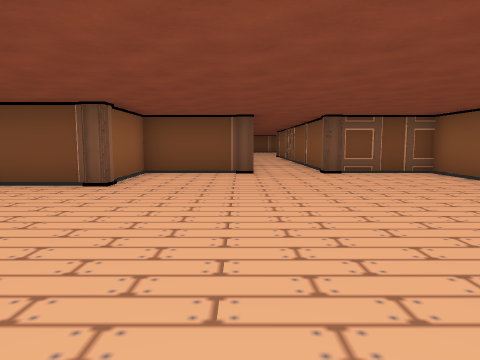
view 1 (above)

16 first-person views from a walk through a Unity game level. The camera is 1.5 m above the floor, tilts 6° down and sees 70° across. The floor is counted in squares, 2 m on a side. Each view is taken from the middle of a square. On the plan, view 1 faces up. The plan holds only what a view shows up to about 11 squares ahead; the rest is blank. The place goes on beyond the plan. The player is left out. Some animated figures are not drawn. Door leaves are left out, so doorways stand open. Some surface patterns are stand-ins.

view 2
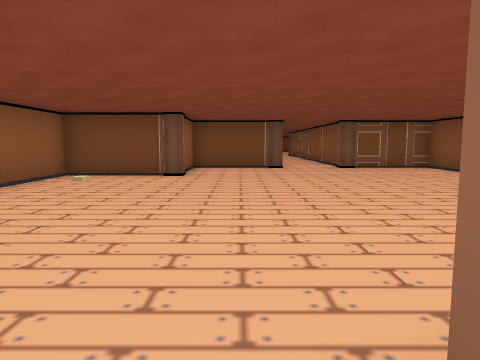

view 3
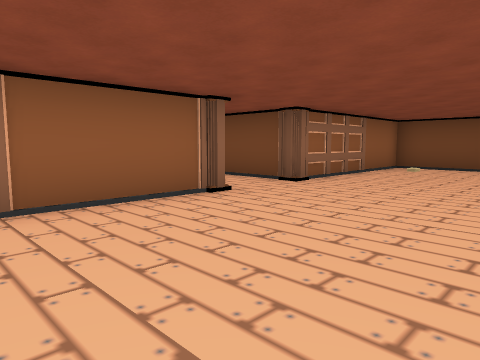

view 4
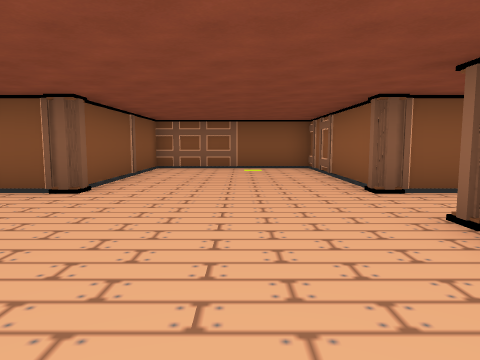

view 5
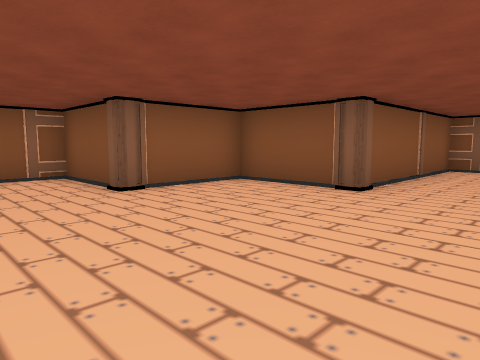

view 6
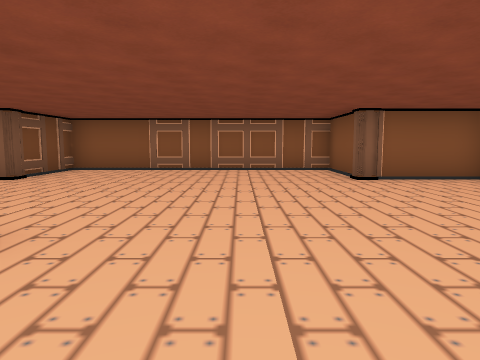

view 7
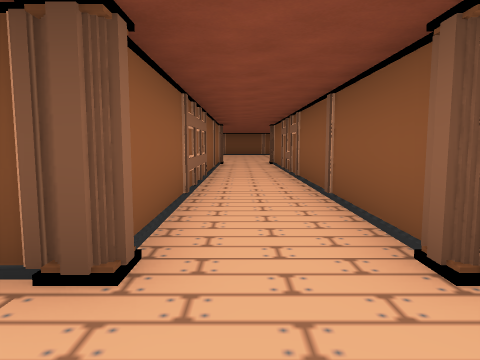

view 8
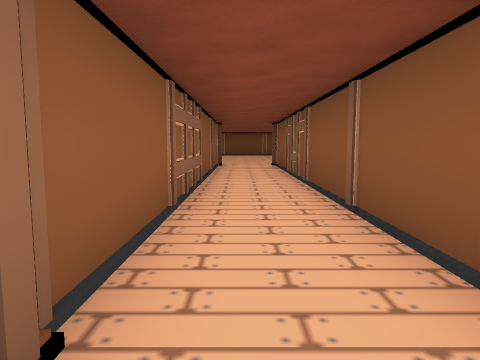

view 9
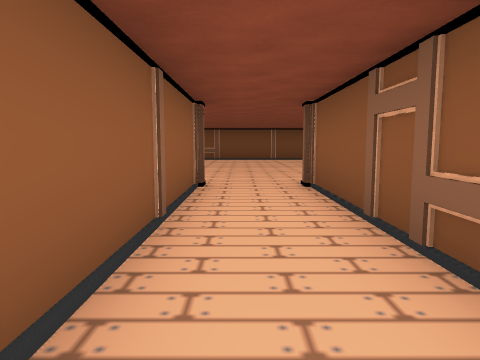

view 10
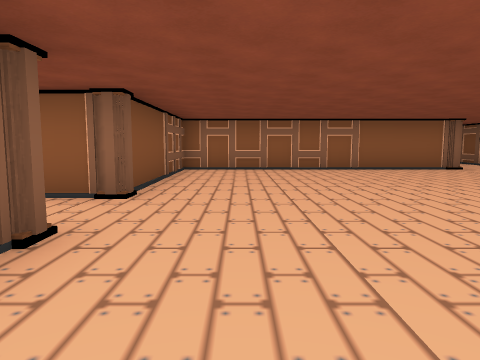

view 11
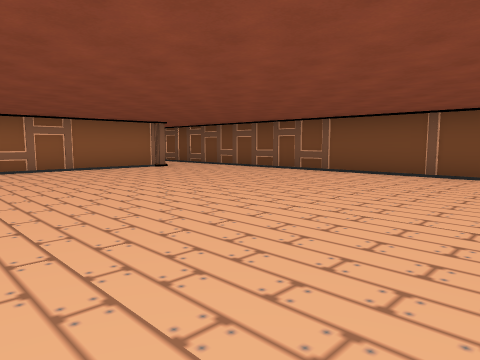

view 12
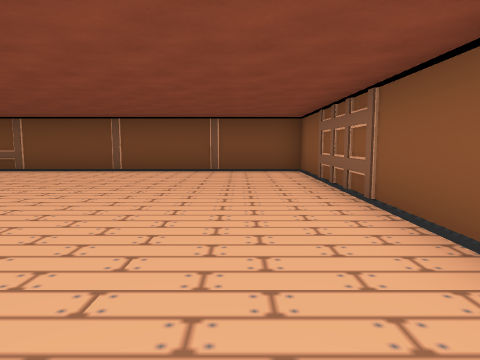

view 13
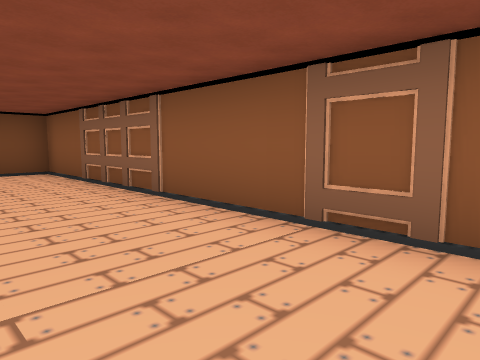

view 14
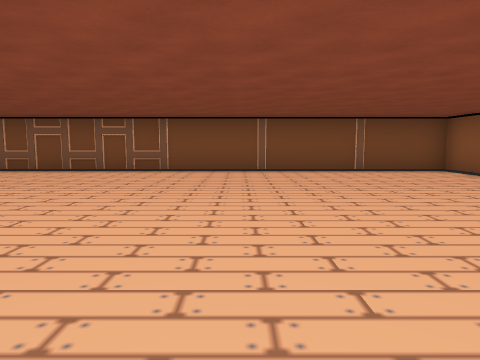

view 15
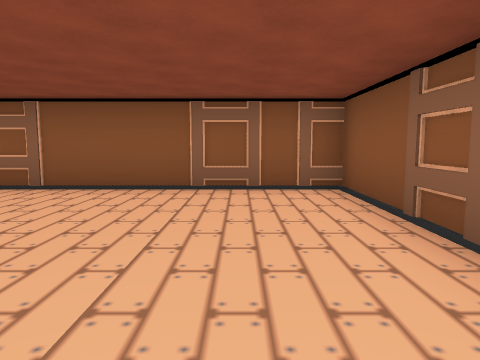

view 16
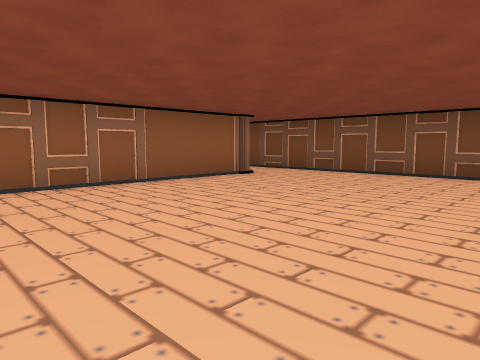

### Floor plan
Ten units are one square. View 1 is at (0, 0); x grows to the right and y downward. Boxes are objects, and circles mark ways between rooms. Rooms are numbered by the first view taken in them; rooms with no view inside come last. Other rooms are left out.
<svg viewBox="-65 -310 147 382">
<path fill="none" stroke="#000" d="M-52 13 -52 67 -5 67 -5 13 23 13 23 -14 50 -14 50 -89 21 -89M2 -89 -25 -89 -25 -62 -52 -62 -52 -8M23 -86 23 -106M23 -106 23 -203M2 -203 2 -89M23 -203 28 -203M42 -203 77 -203 77 -305 -46 -305M-52 -286 -52 -203 2 -203"/>
<circle cx="15" cy="-105" r="3" fill="#2a7"/>
<circle cx="15" cy="-190" r="3" fill="#2a7"/>
<text x="-10" y="-20">1</text>
<text x="10" y="-150">2</text>
<text x="10" y="-250">3</text>
</svg>
Room 1 opens to room 2. Room 2 opens to room 3.

Where each view was taken, in squares from view 1:
view 1: 0 up, 0 right, facing up
view 2: 2 down, 1 left, facing up
view 3: 5 down, 1 left, facing up-left
view 4: 4 up, 3 left, facing down
view 5: 4 up, 3 left, facing down-right
view 6: 4 up, 5 left, facing right
view 7: 7 up, 1 right, facing up
view 8: 8 up, 1 right, facing up
view 9: 14 up, 1 right, facing up
view 10: 22 up, 5 right, facing left
view 11: 22 up, 5 right, facing up-left
view 12: 21 up, 6 right, facing up
view 13: 21 up, 5 right, facing up-right
view 14: 21 up, 2 right, facing up
view 15: 22 up, 2 right, facing right
view 16: 22 up, 1 right, facing up-left
